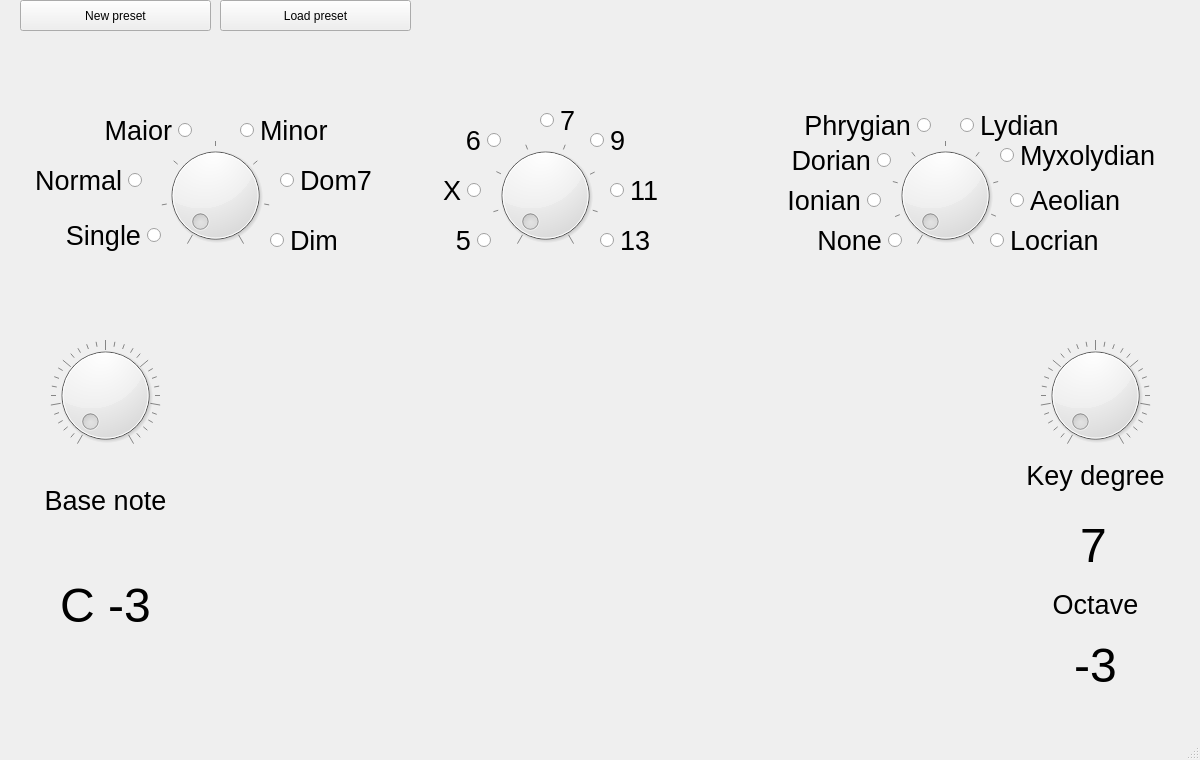
<?xml version="1.0" encoding="UTF-8"?>
<ui version="4.0">
 <class>MainWindow</class>
 <widget class="QMainWindow" name="MainWindow">
  <property name="geometry">
   <rect>
    <x>0</x>
    <y>0</y>
    <width>1200</width>
    <height>760</height>
   </rect>
  </property>
  <property name="windowTitle">
   <string>MainWindow</string>
  </property>
  <property name="styleSheet">
   <string notr="true">QGroupBox {
    background-image: url(:/backgrounds/png/bckgnd-app.png);
    background-repeat: no-repeat;
    background-position: center;
	background-size: contain;
    border: none; 
	
}</string>
  </property>
  <widget class="QWidget" name="centralwidget">
   <widget class="QGroupBox" name="groupBox">
    <property name="geometry">
     <rect>
      <x>20</x>
      <y>310</y>
      <width>168</width>
      <height>415</height>
     </rect>
    </property>
    <property name="palette">
     <palette>
      <active/>
      <inactive/>
      <disabled/>
     </palette>
    </property>
    <property name="styleSheet">
     <string notr="true">
QGroupBox {
    background-image: url(:/backgrounds/png/qt-bckgnd-base_note.png);
    background-repeat: no-repeat;
    background-position: center;
	background-size: contain;
    border: none; 
	
}</string>
    </property>
    <property name="title">
     <string/>
    </property>
    <property name="alignment">
     <set>Qt::AlignmentFlag::AlignCenter</set>
    </property>
    <widget class="QDial" name="dial">
     <property name="geometry">
      <rect>
       <x>30</x>
       <y>30</y>
       <width>111</width>
       <height>111</height>
      </rect>
     </property>
     <property name="palette">
      <palette>
       <active/>
       <inactive/>
       <disabled/>
      </palette>
     </property>
     <property name="maximum">
      <number>120</number>
     </property>
     <property name="notchesVisible">
      <bool>true</bool>
     </property>
    </widget>
    <widget class="QLabel" name="label">
     <property name="geometry">
      <rect>
       <x>10</x>
       <y>170</y>
       <width>151</width>
       <height>41</height>
      </rect>
     </property>
     <property name="palette">
      <palette>
       <active/>
       <inactive/>
       <disabled/>
      </palette>
     </property>
     <property name="font">
      <font>
       <family>Liberation Sans</family>
       <pointsize>20</pointsize>
      </font>
     </property>
     <property name="styleSheet">
      <string notr="true"/>
     </property>
     <property name="text">
      <string>Base note</string>
     </property>
     <property name="alignment">
      <set>Qt::AlignmentFlag::AlignCenter</set>
     </property>
    </widget>
    <widget class="QLabel" name="label_2">
     <property name="geometry">
      <rect>
       <x>30</x>
       <y>220</y>
       <width>111</width>
       <height>151</height>
      </rect>
     </property>
     <property name="palette">
      <palette>
       <active/>
       <inactive/>
       <disabled/>
      </palette>
     </property>
     <property name="font">
      <font>
       <family>Liberation Sans</family>
       <pointsize>36</pointsize>
      </font>
     </property>
     <property name="text">
      <string>C -3</string>
     </property>
     <property name="alignment">
      <set>Qt::AlignmentFlag::AlignCenter</set>
     </property>
    </widget>
   </widget>
   <widget class="QGroupBox" name="groupBox_2">
    <property name="geometry">
     <rect>
      <x>1010</x>
      <y>310</y>
      <width>168</width>
      <height>415</height>
     </rect>
    </property>
    <property name="styleSheet">
     <string notr="true">QGroupBox {
    background-image: url(:/backgrounds/png/qt-bckgnd-key_note.png);
    background-repeat: no-repeat;
    background-position: center;
	background-size: contain;
    border: none; 
	
}</string>
    </property>
    <property name="title">
     <string/>
    </property>
    <widget class="QDial" name="dial_2">
     <property name="geometry">
      <rect>
       <x>30</x>
       <y>30</y>
       <width>111</width>
       <height>111</height>
      </rect>
     </property>
     <property name="palette">
      <palette>
       <active/>
       <inactive/>
       <disabled/>
      </palette>
     </property>
     <property name="maximum">
      <number>120</number>
     </property>
     <property name="notchesVisible">
      <bool>true</bool>
     </property>
    </widget>
    <widget class="QLabel" name="label_3">
     <property name="geometry">
      <rect>
       <x>10</x>
       <y>150</y>
       <width>151</width>
       <height>31</height>
      </rect>
     </property>
     <property name="palette">
      <palette>
       <active/>
       <inactive/>
       <disabled/>
      </palette>
     </property>
     <property name="font">
      <font>
       <family>Liberation Sans</family>
       <pointsize>20</pointsize>
      </font>
     </property>
     <property name="text">
      <string>Key degree</string>
     </property>
     <property name="alignment">
      <set>Qt::AlignmentFlag::AlignCenter</set>
     </property>
    </widget>
    <widget class="QLabel" name="label_4">
     <property name="geometry">
      <rect>
       <x>28</x>
       <y>195</y>
       <width>111</width>
       <height>81</height>
      </rect>
     </property>
     <property name="palette">
      <palette>
       <active/>
       <inactive/>
       <disabled/>
      </palette>
     </property>
     <property name="font">
      <font>
       <family>Liberation Sans</family>
       <pointsize>36</pointsize>
      </font>
     </property>
     <property name="text">
      <string>7</string>
     </property>
     <property name="alignment">
      <set>Qt::AlignmentFlag::AlignCenter</set>
     </property>
    </widget>
    <widget class="QLabel" name="label_5">
     <property name="geometry">
      <rect>
       <x>10</x>
       <y>279</y>
       <width>151</width>
       <height>31</height>
      </rect>
     </property>
     <property name="palette">
      <palette>
       <active/>
       <inactive/>
       <disabled/>
      </palette>
     </property>
     <property name="font">
      <font>
       <family>Liberation Sans</family>
       <pointsize>20</pointsize>
      </font>
     </property>
     <property name="text">
      <string>Octave</string>
     </property>
     <property name="alignment">
      <set>Qt::AlignmentFlag::AlignCenter</set>
     </property>
    </widget>
    <widget class="QLabel" name="label_6">
     <property name="geometry">
      <rect>
       <x>30</x>
       <y>315</y>
       <width>111</width>
       <height>81</height>
      </rect>
     </property>
     <property name="palette">
      <palette>
       <active/>
       <inactive/>
       <disabled/>
      </palette>
     </property>
     <property name="font">
      <font>
       <family>Liberation Sans</family>
       <pointsize>36</pointsize>
      </font>
     </property>
     <property name="text">
      <string>-3</string>
     </property>
     <property name="alignment">
      <set>Qt::AlignmentFlag::AlignCenter</set>
     </property>
    </widget>
   </widget>
   <widget class="QGroupBox" name="groupBox_3">
    <property name="geometry">
     <rect>
      <x>20</x>
      <y>40</y>
      <width>654</width>
      <height>256</height>
     </rect>
    </property>
    <property name="styleSheet">
     <string notr="true">QGroupBox {
    background-image: url(:/backgrounds/png/backgnd-panel_play.png);
    background-repeat: no-repeat;
    background-position: center;
	background-size: contain;
    border: none; 
	
}</string>
    </property>
    <property name="title">
     <string/>
    </property>
    <widget class="QDial" name="dial_3">
     <property name="geometry">
      <rect>
       <x>140</x>
       <y>100</y>
       <width>111</width>
       <height>111</height>
      </rect>
     </property>
     <property name="palette">
      <palette>
       <active/>
       <inactive/>
       <disabled/>
      </palette>
     </property>
     <property name="maximum">
      <number>6</number>
     </property>
     <property name="pageStep">
      <number>6</number>
     </property>
     <property name="notchesVisible">
      <bool>true</bool>
     </property>
    </widget>
    <widget class="QDial" name="dial_4">
     <property name="geometry">
      <rect>
       <x>470</x>
       <y>100</y>
       <width>111</width>
       <height>111</height>
      </rect>
     </property>
     <property name="palette">
      <palette>
       <active/>
       <inactive/>
       <disabled/>
      </palette>
     </property>
     <property name="maximum">
      <number>7</number>
     </property>
     <property name="pageStep">
      <number>7</number>
     </property>
     <property name="notchesVisible">
      <bool>true</bool>
     </property>
    </widget>
    <widget class="QRadioButton" name="radioButton">
     <property name="geometry">
      <rect>
       <x>260</x>
       <y>130</y>
       <width>92</width>
       <height>20</height>
      </rect>
     </property>
     <property name="font">
      <font>
       <family>Liberation Sans</family>
       <pointsize>20</pointsize>
      </font>
     </property>
     <property name="text">
      <string>Dom7</string>
     </property>
    </widget>
    <widget class="QRadioButton" name="radioButton_2">
     <property name="geometry">
      <rect>
       <x>220</x>
       <y>80</y>
       <width>92</width>
       <height>20</height>
      </rect>
     </property>
     <property name="font">
      <font>
       <family>Liberation Sans</family>
       <pointsize>20</pointsize>
      </font>
     </property>
     <property name="text">
      <string>Minor</string>
     </property>
    </widget>
    <widget class="QRadioButton" name="radioButton_3">
     <property name="geometry">
      <rect>
       <x>80</x>
       <y>80</y>
       <width>92</width>
       <height>20</height>
      </rect>
     </property>
     <property name="font">
      <font>
       <family>Liberation Sans</family>
       <pointsize>20</pointsize>
      </font>
     </property>
     <property name="layoutDirection">
      <enum>Qt::LayoutDirection::RightToLeft</enum>
     </property>
     <property name="text">
      <string>Major</string>
     </property>
    </widget>
    <widget class="QRadioButton" name="radioButton_4">
     <property name="geometry">
      <rect>
       <x>250</x>
       <y>190</y>
       <width>92</width>
       <height>20</height>
      </rect>
     </property>
     <property name="font">
      <font>
       <family>Liberation Sans</family>
       <pointsize>20</pointsize>
      </font>
     </property>
     <property name="text">
      <string>Dim</string>
     </property>
    </widget>
    <widget class="QRadioButton" name="radioButton_5">
     <property name="geometry">
      <rect>
       <x>11</x>
       <y>130</y>
       <width>111</width>
       <height>20</height>
      </rect>
     </property>
     <property name="font">
      <font>
       <family>Liberation Sans</family>
       <pointsize>20</pointsize>
      </font>
     </property>
     <property name="layoutDirection">
      <enum>Qt::LayoutDirection::RightToLeft</enum>
     </property>
     <property name="text">
      <string>Normal</string>
     </property>
    </widget>
    <widget class="QRadioButton" name="radioButton_6">
     <property name="geometry">
      <rect>
       <x>40</x>
       <y>180</y>
       <width>101</width>
       <height>31</height>
      </rect>
     </property>
     <property name="font">
      <font>
       <family>Liberation Sans</family>
       <pointsize>20</pointsize>
      </font>
     </property>
     <property name="layoutDirection">
      <enum>Qt::LayoutDirection::RightToLeft</enum>
     </property>
     <property name="text">
      <string>Single</string>
     </property>
    </widget>
    <widget class="QRadioButton" name="radioButton_7">
     <property name="geometry">
      <rect>
       <x>440</x>
       <y>90</y>
       <width>41</width>
       <height>20</height>
      </rect>
     </property>
     <property name="font">
      <font>
       <family>Liberation Sans</family>
       <pointsize>20</pointsize>
      </font>
     </property>
     <property name="layoutDirection">
      <enum>Qt::LayoutDirection::RightToLeft</enum>
     </property>
     <property name="text">
      <string>6</string>
     </property>
    </widget>
    <widget class="QRadioButton" name="radioButton_8">
     <property name="geometry">
      <rect>
       <x>430</x>
       <y>190</y>
       <width>41</width>
       <height>20</height>
      </rect>
     </property>
     <property name="font">
      <font>
       <family>Liberation Sans</family>
       <pointsize>20</pointsize>
      </font>
     </property>
     <property name="layoutDirection">
      <enum>Qt::LayoutDirection::RightToLeft</enum>
     </property>
     <property name="text">
      <string>5</string>
     </property>
    </widget>
    <widget class="QRadioButton" name="radioButton_9">
     <property name="geometry">
      <rect>
       <x>420</x>
       <y>140</y>
       <width>41</width>
       <height>20</height>
      </rect>
     </property>
     <property name="font">
      <font>
       <family>Liberation Sans</family>
       <pointsize>20</pointsize>
      </font>
     </property>
     <property name="layoutDirection">
      <enum>Qt::LayoutDirection::RightToLeft</enum>
     </property>
     <property name="text">
      <string>X</string>
     </property>
    </widget>
    <widget class="QRadioButton" name="radioButton_10">
     <property name="geometry">
      <rect>
       <x>580</x>
       <y>190</y>
       <width>61</width>
       <height>20</height>
      </rect>
     </property>
     <property name="font">
      <font>
       <family>Liberation Sans</family>
       <pointsize>20</pointsize>
      </font>
     </property>
     <property name="text">
      <string>13</string>
     </property>
    </widget>
    <widget class="QRadioButton" name="radioButton_11">
     <property name="geometry">
      <rect>
       <x>570</x>
       <y>90</y>
       <width>41</width>
       <height>20</height>
      </rect>
     </property>
     <property name="font">
      <font>
       <family>Liberation Sans</family>
       <pointsize>20</pointsize>
      </font>
     </property>
     <property name="text">
      <string>9</string>
     </property>
    </widget>
    <widget class="QRadioButton" name="radioButton_12">
     <property name="geometry">
      <rect>
       <x>520</x>
       <y>70</y>
       <width>41</width>
       <height>20</height>
      </rect>
     </property>
     <property name="font">
      <font>
       <family>Liberation Sans</family>
       <pointsize>20</pointsize>
      </font>
     </property>
     <property name="text">
      <string>7</string>
     </property>
    </widget>
    <widget class="QRadioButton" name="radioButton_13">
     <property name="geometry">
      <rect>
       <x>590</x>
       <y>140</y>
       <width>51</width>
       <height>20</height>
      </rect>
     </property>
     <property name="font">
      <font>
       <family>Liberation Sans</family>
       <pointsize>20</pointsize>
      </font>
     </property>
     <property name="text">
      <string>11</string>
     </property>
    </widget>
   </widget>
   <widget class="QGroupBox" name="groupBox_4">
    <property name="geometry">
     <rect>
      <x>690</x>
      <y>40</y>
      <width>488</width>
      <height>261</height>
     </rect>
    </property>
    <property name="styleSheet">
     <string notr="true">QGroupBox {
    background-image: url(:/backgrounds/png/bckgnd-panel_choices.png);
    background-repeat: no-repeat;
    background-position: center;
	background-size: contain;
    border: none; 
	
}</string>
    </property>
    <property name="title">
     <string/>
    </property>
    <widget class="QDial" name="dial_5">
     <property name="geometry">
      <rect>
       <x>200</x>
       <y>100</y>
       <width>111</width>
       <height>111</height>
      </rect>
     </property>
     <property name="palette">
      <palette>
       <active/>
       <inactive/>
       <disabled/>
      </palette>
     </property>
     <property name="maximum">
      <number>8</number>
     </property>
     <property name="pageStep">
      <number>8</number>
     </property>
     <property name="notchesVisible">
      <bool>true</bool>
     </property>
    </widget>
    <widget class="QRadioButton" name="radioButton_14">
     <property name="geometry">
      <rect>
       <x>100</x>
       <y>70</y>
       <width>141</width>
       <height>31</height>
      </rect>
     </property>
     <property name="font">
      <font>
       <family>Liberation Sans</family>
       <pointsize>20</pointsize>
      </font>
     </property>
     <property name="layoutDirection">
      <enum>Qt::LayoutDirection::RightToLeft</enum>
     </property>
     <property name="text">
      <string>Phrygian</string>
     </property>
    </widget>
    <widget class="QRadioButton" name="radioButton_15">
     <property name="geometry">
      <rect>
       <x>100</x>
       <y>110</y>
       <width>101</width>
       <height>21</height>
      </rect>
     </property>
     <property name="font">
      <font>
       <family>Liberation Sans</family>
       <pointsize>20</pointsize>
      </font>
     </property>
     <property name="layoutDirection">
      <enum>Qt::LayoutDirection::RightToLeft</enum>
     </property>
     <property name="text">
      <string>Dorian</string>
     </property>
    </widget>
    <widget class="QRadioButton" name="radioButton_16">
     <property name="geometry">
      <rect>
       <x>90</x>
       <y>150</y>
       <width>101</width>
       <height>21</height>
      </rect>
     </property>
     <property name="font">
      <font>
       <family>Liberation Sans</family>
       <pointsize>20</pointsize>
      </font>
     </property>
     <property name="layoutDirection">
      <enum>Qt::LayoutDirection::RightToLeft</enum>
     </property>
     <property name="text">
      <string>Ionian</string>
     </property>
    </widget>
    <widget class="QRadioButton" name="radioButton_17">
     <property name="geometry">
      <rect>
       <x>120</x>
       <y>190</y>
       <width>92</width>
       <height>20</height>
      </rect>
     </property>
     <property name="font">
      <font>
       <family>Liberation Sans</family>
       <pointsize>20</pointsize>
      </font>
     </property>
     <property name="layoutDirection">
      <enum>Qt::LayoutDirection::RightToLeft</enum>
     </property>
     <property name="text">
      <string>None</string>
     </property>
    </widget>
    <widget class="QRadioButton" name="radioButton_18">
     <property name="geometry">
      <rect>
       <x>270</x>
       <y>70</y>
       <width>111</width>
       <height>31</height>
      </rect>
     </property>
     <property name="font">
      <font>
       <family>Liberation Sans</family>
       <pointsize>20</pointsize>
      </font>
     </property>
     <property name="text">
      <string>Lydian</string>
     </property>
    </widget>
    <widget class="QRadioButton" name="radioButton_19">
     <property name="geometry">
      <rect>
       <x>310</x>
       <y>100</y>
       <width>161</width>
       <height>31</height>
      </rect>
     </property>
     <property name="font">
      <font>
       <family>Liberation Sans</family>
       <pointsize>20</pointsize>
      </font>
     </property>
     <property name="text">
      <string>Myxolydian</string>
     </property>
    </widget>
    <widget class="QRadioButton" name="radioButton_20">
     <property name="geometry">
      <rect>
       <x>320</x>
       <y>150</y>
       <width>121</width>
       <height>21</height>
      </rect>
     </property>
     <property name="font">
      <font>
       <family>Liberation Sans</family>
       <pointsize>20</pointsize>
      </font>
     </property>
     <property name="text">
      <string>Aeolian</string>
     </property>
    </widget>
    <widget class="QRadioButton" name="radioButton_21">
     <property name="geometry">
      <rect>
       <x>300</x>
       <y>190</y>
       <width>111</width>
       <height>21</height>
      </rect>
     </property>
     <property name="font">
      <font>
       <family>Liberation Sans</family>
       <pointsize>20</pointsize>
      </font>
     </property>
     <property name="text">
      <string>Locrian</string>
     </property>
    </widget>
   </widget>
   <widget class="QGroupBox" name="groupBox_5">
    <property name="geometry">
     <rect>
      <x>190</x>
      <y>310</y>
      <width>818</width>
      <height>415</height>
     </rect>
    </property>
    <property name="styleSheet">
     <string notr="true">QGroupBox {
    background-image: url(:/backgrounds/png/qt-bckgnd-pad_grid.png);
    background-repeat: no-repeat;
    background-position: center;
	background-size: contain;
    border: none; 
	
}</string>
    </property>
    <property name="title">
     <string/>
    </property>
   </widget>
   <widget class="QPushButton" name="pushButton">
    <property name="geometry">
     <rect>
      <x>220</x>
      <y>0</y>
      <width>191</width>
      <height>31</height>
     </rect>
    </property>
    <property name="text">
     <string>Load preset</string>
    </property>
   </widget>
   <widget class="QPushButton" name="pushButton_2">
    <property name="geometry">
     <rect>
      <x>20</x>
      <y>0</y>
      <width>191</width>
      <height>31</height>
     </rect>
    </property>
    <property name="text">
     <string>New preset</string>
    </property>
   </widget>
  </widget>
  <widget class="QStatusBar" name="statusbar"/>
 </widget>
 <resources>
  <include location="ressources.qrc"/>
 </resources>
 <connections/>
</ui>
